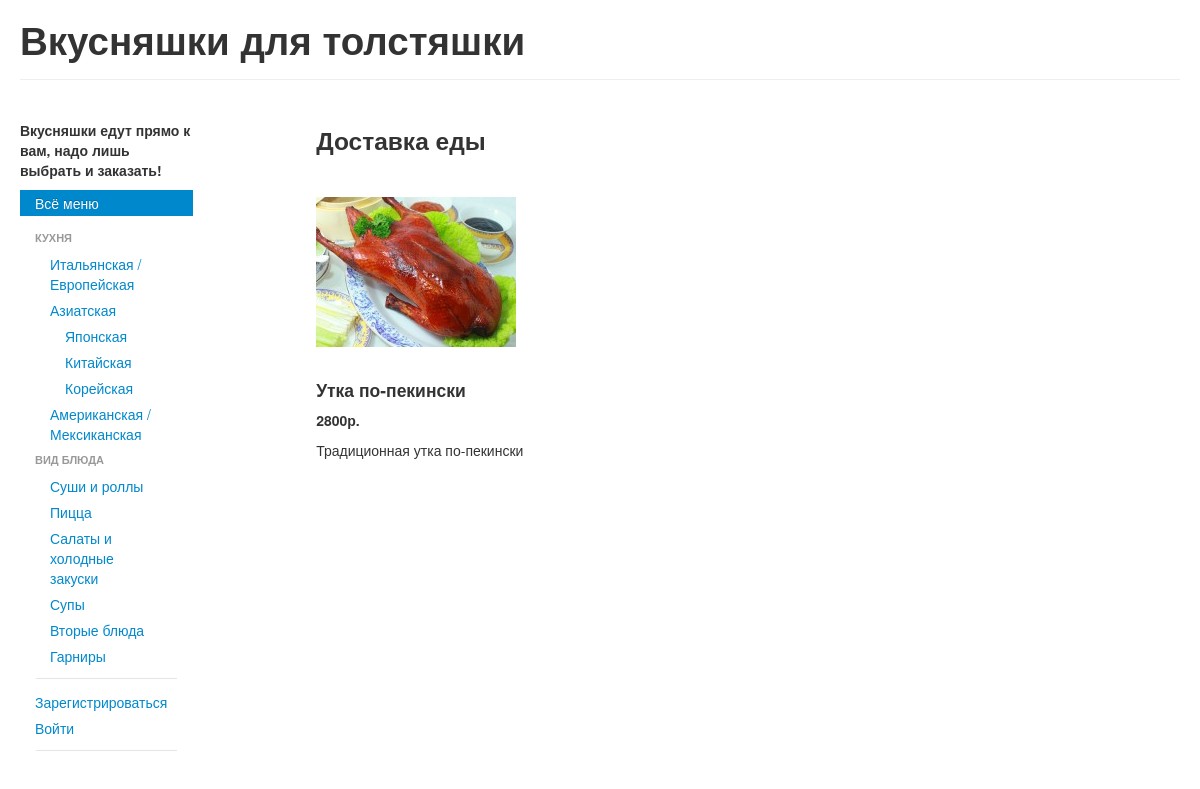
Page /index.php?cat=6 on the committed database.
### tables this page shows
CREATE TABLE IF NOT EXISTS `categories` (
  `ID` int(11) NOT NULL AUTO_INCREMENT,
  `name` varchar(30) NOT NULL,
  `parent_ID` int(11) DEFAULT NULL,
  PRIMARY KEY (`ID`),
  UNIQUE KEY `name` (`name`),
  KEY `parent_ID` (`parent_ID`)
);

CREATE TABLE IF NOT EXISTS `dishes` (
  `ID` int(11) NOT NULL AUTO_INCREMENT,
  `name` varchar(40) NOT NULL,
  `price` int(11) NOT NULL,
  `piclink` varchar(200) DEFAULT NULL,
  `description` mediumtext,
  `active` tinyint(1) NOT NULL DEFAULT '1',
  PRIMARY KEY (`ID`),
  UNIQUE KEY `name` (`name`),
  UNIQUE KEY `ID` (`ID`)
);

### menu.php (the view, shortened to what this page needs)
<?php
function makeCategoryTree()
	{
		$query = mysql_query('SELECT * from categories');
		$a_cat = mysql_fetch_assoc($query);
		while (!empty($a_cat))
		{
					$array[]=$a_cat;
				$a_cat = mysql_fetch_assoc($query);
		}
		foreach ($array as $key => &$value) {
			$pair[$value['ID']]= &$value;
		}
		foreach ($array as $key => &$value)
		{
			if ($value['parent_ID']==null)
			{
				$arr[]= &$value;
			}
			else
				$pair[$value['parent_ID']]['child'][]= &$value;
		}
		return $arr;
	}
function rec($array)
{?>
 	<ul class="nav nav-list">
		<?php foreach ($array as $key): ?>
		<li><a href="index.php?cat=<?=$key['ID']?>"><?=$key['name']?></a></li>
		<?php if (count($key['child'])>0)
		{
			rec($key['child']);
		}
			endforeach; ?>
	</ul>
<?php }
$array = makeCategoryTree();?>
<li class="nav-header"><?=$array[0]['child'][0]['name']?></li>
<?rec($array[0]['child'][0]['child']);?>
<li class="nav-header"><?=$array[0]['child'][1]['name']?></li>

### functions.php (shortened to what this page needs)
<?php
	function getAllChildren($categoryId)
	{
		$array = mysql_query('SELECT * from categories');
		$a_cat = mysql_fetch_assoc($array);
		while (!empty($a_cat))
		{
			if (($a_cat['parent_ID']) == NULL)
				$pair[0][] = $a_cat['ID'];
			else
     			$pair[$a_cat['parent_ID']][] = $a_cat['ID'];
     		$a_cat = mysql_fetch_assoc($array);
     	}
     	$cats[] = $categoryId;
		$current = 0;
		while ($current <= count($cats))
		{
			for ($i = 0; $i < count($pair[$cats[$current]]); $i++)
			{
				$cats[] = $pair[$cats[$current]][$i];
			}
			$current = $current + 1;
		}
		return $cats;
	}
	function getCatalog($categoryId)
	{
		$cats = getAllChildren($categoryId);
		$string =
			'SELECT dishes.*
            from dishes JOIN categories_dishes
            ON dishes.ID = categories_dishes.dishes_ID
            WHERE ';
  		for ($i = 0; $i < count($cats) - 1; $i++)
  		{
  			$string = $string . 'categories_dishes.categories_ID = "' .$cats[$i]. '" OR ';
  		}
  		$string = $string . 'categories_dishes.categories_ID = "' . $cats[$i] . '" GROUP BY dishes.ID';
		return mysql_query($string);
	}
	function genList($cat, $page, $start, $perpage)
	{
        $dishlist = '';
        $rowcount = 0;
        $result = getCatalog($cat);
        $a_dish = mysql_fetch_assoc($result);
        $cart_avail = '';
        while (!empty($a_dish))
        {
            $dishlist .= '<div class="row-fluid"><ul class="thumbnails">';
            while ($rowcount++ < 3 && !empty($a_dish))
            {
                $dishlist .= '
                    <li class="span4">
                    	<div class="dishpic"><img src="/food/img/' . $a_dish[piclink] . '" /></div>
                    	<div class="caption">
                    		<h4>' . $a_dish[name] . '</h4>
                    		<p><b>' . $a_dish[price] . 'р.</b></p>
                    		<p>' . $a_dish[description] . '</p>' .
                        	$cart_avail .
                    	'</div>
                    </li>';
                $a_dish = mysql_fetch_assoc($result);
            }
            $rowcount = 0;
            $dishlist .= '</ul></div>';
        }
        return $dishlist;
	}

### css/style.css (style rules this page uses)
.dishpic { width: 200px; height: 200px; line-height: 200px; }
.dishpic img { vertical-align: center; }

### rows in the picture
categories: name "КУХНЯ"
categories: name "Итальянская / Европейская"
categories: name "Азиатская"
categories: name "Японская"
categories: name "Китайская"
categories: name "Корейская"
categories: name "Американская / Мексиканская"
categories: name "ВИД БЛЮДА"
categories: name "Суши и роллы"
categories: name "Пицца"
categories: name "Салаты и холодные закуски"
categories: name "Супы"
categories: name "Вторые блюда"
categories: name "Гарниры"
dishes: piclink (picture), name "Утка по-пекински", price "2800", description "Традиционная утка по-пекински"
